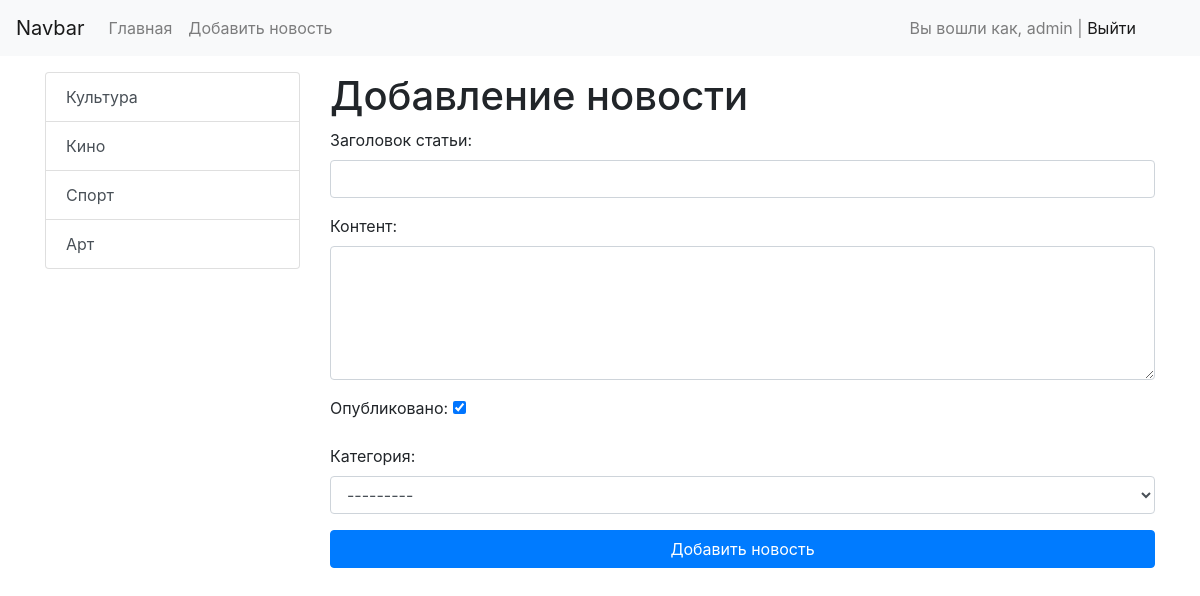
The app's page /news/add-news/ (signed in) with its own data.
### news/models.py (models this page shows)
class Category(models.Model):
    title = models.CharField(max_length=250, db_index=True, verbose_name='Категория')
    def get_absolute_url(self):
        return reverse('category', kwargs={'category_id': self.pk})
    def __str__(self):
        return self.title
    class Meta:
        verbose_name = 'Категория'
        verbose_name_plural = 'Список категорий'
        ordering = ['title']

### news/views.py (the view)
# urls.py: path('news/add-news/', CreateNews.as_view(), name='add_news'),
class CreateNews(LoginRequiredMixin, CreateView):
    raise_exception = True
    form_class = NewsForm
    template_name = 'news/add_news.html'

### news/forms.py (shortened to what this page needs)
class NewsForm(forms.ModelForm):
    class Meta:
        model = News
        fields = ['title', 'content', 'is_published', 'category']
        widgets = {
            'title': forms.TextInput(attrs={'class': 'form-control'}),
            'content': forms.Textarea(attrs={'class': 'form-control', 'rows': 5}),
            'category': forms.Select(attrs={'class': 'form-control'}),
        }

### news/templatetags/news_tags.py (called while the page is built)
@register.simple_tag(name='get_list_categories')
def get_categories():
    return Category.objects.all()

@register.inclusion_tag('news/list_categories.html')
def show_categories(active_category_pk='-1'):
    categories = Category.objects.annotate(cnt=Count('news')).filter(cnt__gt=0)
    return {'categories': categories, 'active_category_pk': active_category_pk}

### news/templates/news/add_news.html (shortened to what this page needs)
{% extends "base.html" %}
{% block sidebar %}
{% include 'inc/_sidebar.html' %}
{% endblock sidebar %}
{% block content %}
<h1>Добавление новости</h1>
<form action="{% url 'add_news' %}" method="post">
    {{ form.as_p }}
    <button type="submit" class="btn btn-primary btn-block">Добавить новость</button>
</form>
{% endblock content %}

### templates/inc/_nav.html (shortened to what this page needs)
<nav class="navbar navbar-expand-lg navbar-light bg-light">
    <a class="navbar-brand" href="{% url 'home' %}">Navbar</a>
    <div class="collapse navbar-collapse" id="navbarSupportedContent">
        <ul class="navbar-nav mr-auto">
            <li class="nav-item"><a class="nav-link" href="{% url 'home' %}">Главная</a></li>
            {% if request.user.is_authenticated %}
            <li class="nav-item"><a class="nav-link" href="{% url 'add_news' %}">Добавить новость</a></li>
            {% endif %}
        </ul>
        <span class="navbar-text mr-5">
            {% if request.user.is_authenticated %}
            Вы вошли как, {{ request.user.username }} | <a href="{% url 'logout' %}">Выйти</a>
            {% else %}
            <a href="{% url 'register' %}">Register</a> | <a href="{% url 'login' %}">Login</a>
            {% endif %}
        </span>
    </div>
</nav>

### news/templates/news/list_categories.html
<div class="list-group">
    {% for item in categories %}
        <a href="{{ item.get_absolute_url }}" class="list-group-item list-group-item-action {% if item.pk == active_category_pk %}active{% endif %}">{{ item.title }}</a>
    {% endfor %}
</div>

### records on screen
Category: title "Культура"
Category: title "Кино"
Category: title "Спорт"
Category: title "Арт"

### other values on screen
{{ request.user.username }} "admin"
